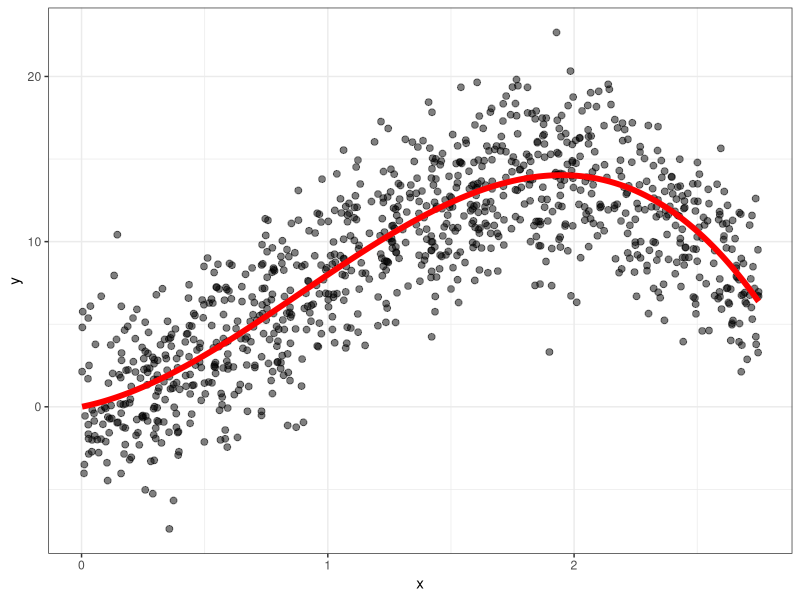
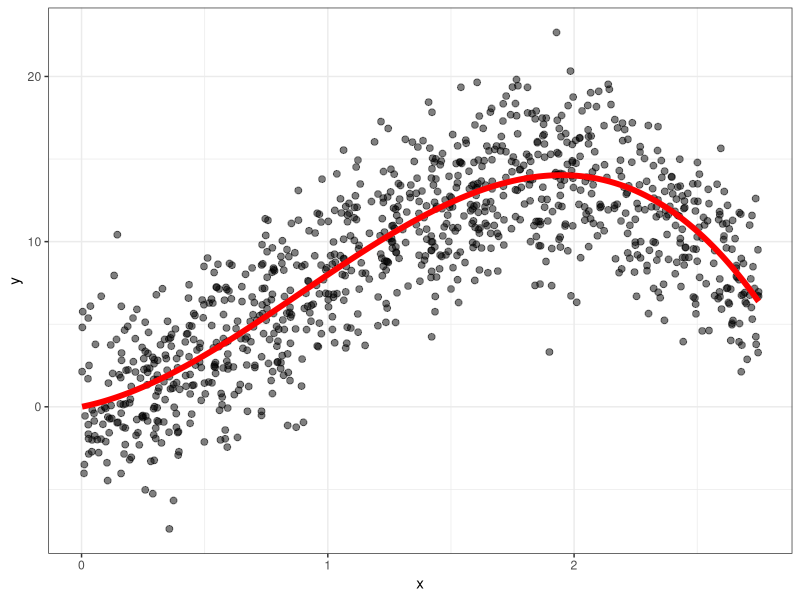
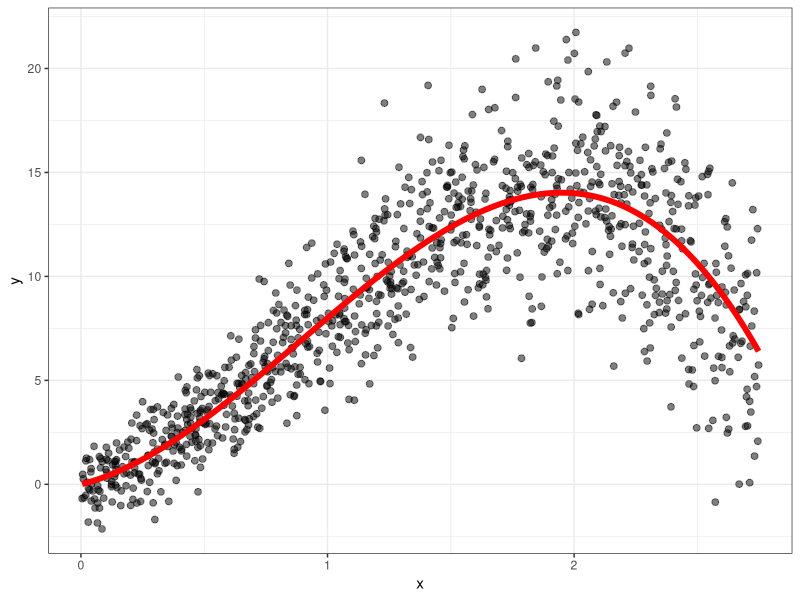
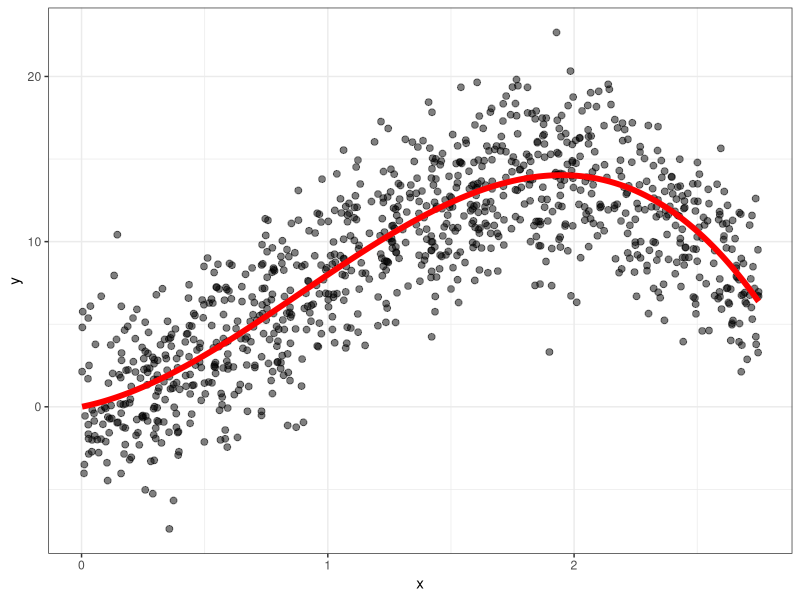
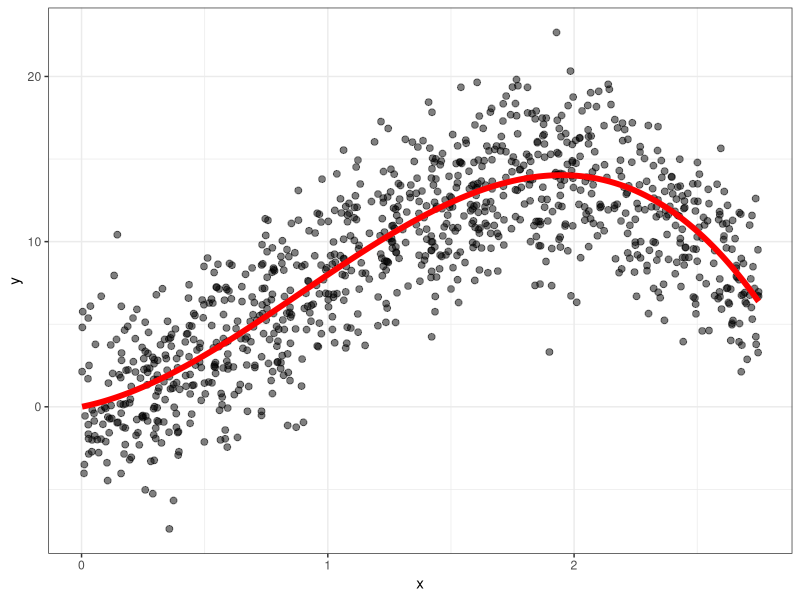
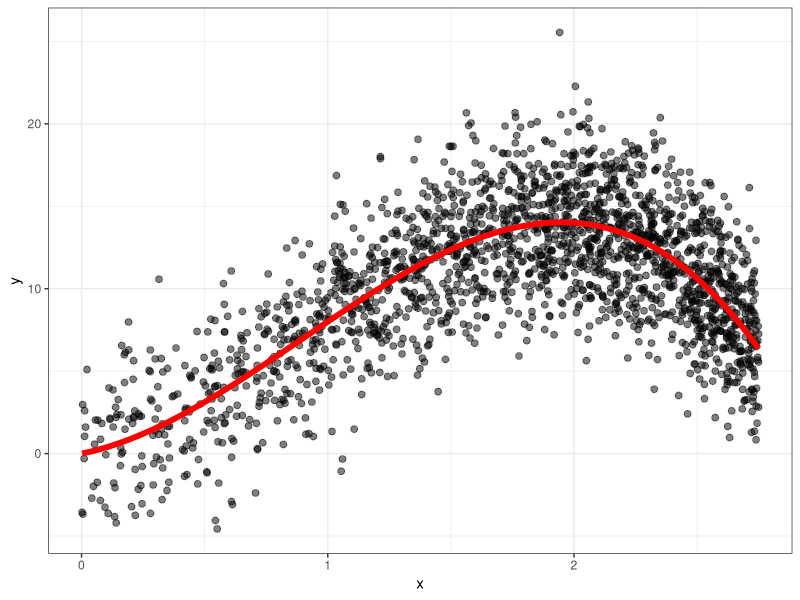
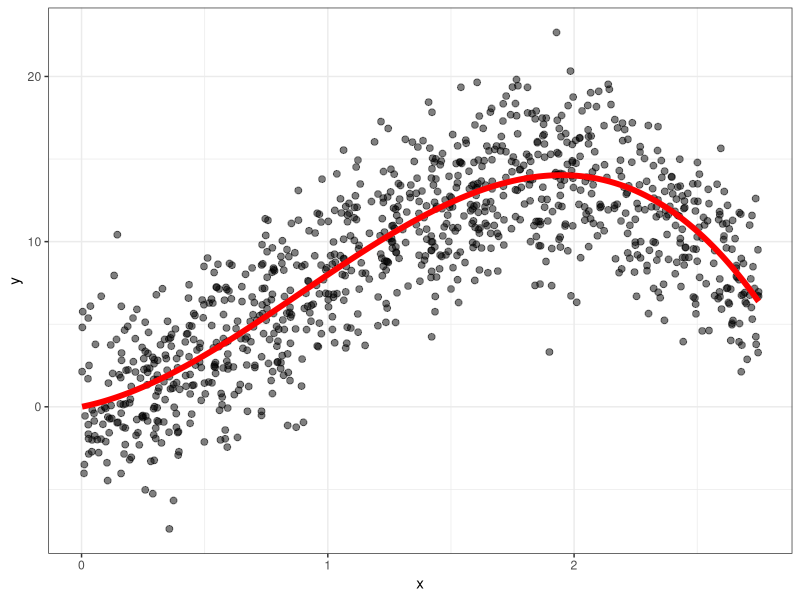
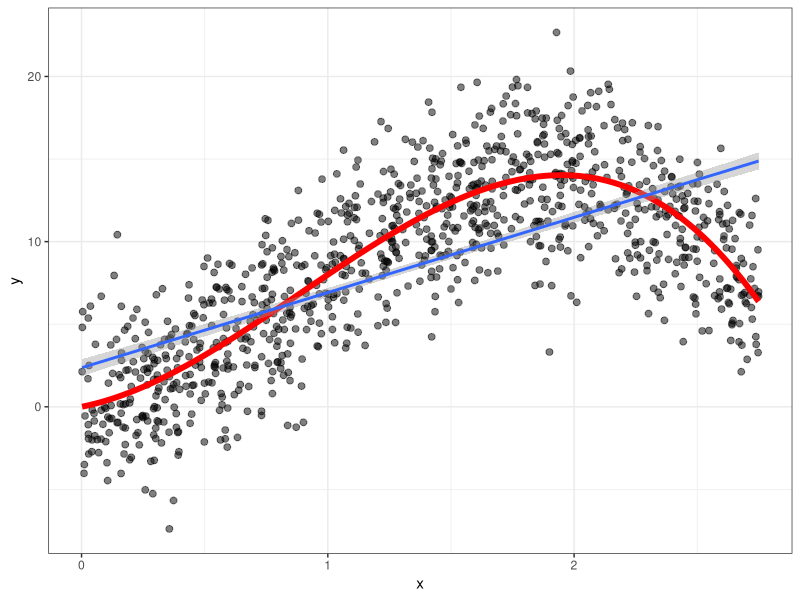

Source code (R) for these figures, in order:
## ---- chunk 1
library(tidyverse)
knitr::opts_chunk$set(fig.height=5, fig.width=8.5, fig.align="center", warning = F, message = F)
## ---- chunk 2
n <- 1000
dat <- tibble(x = runif(n, min = 0, max = 2.75)) |> 
  mutate(mu = 3*x + 8*x^2 - 3*x^3,
         y = rnorm(n, mean = mu, sd = 3))
p <- dat |> 
  ggplot(aes(x = x, y = y)) + 
  geom_point(alpha = .5, size = 2) +
  theme_bw() + 
  geom_line(aes(y = mu), col = "red", lwd = 2)
p
## ---- chunk 3
p
## ---- chunk 4
tibble(x = runif(n, min = 0, max = 2.75)) |> 
  mutate(mu = 3*x + 8*x^2 - 3*x^3,
         y = rnorm(n, mean = mu, sd = 1 + x)) |> 
  ggplot(aes(x = x, y = y)) + 
  geom_point(alpha = .5, size = 2) +
  theme_bw() + 
  geom_line(aes(y = mu), col = "red", lwd = 2)
## ---- chunk 5
p
## ---- chunk 6
p
## ---- chunk 7
n <- 5000
tibble(x = rnorm(n, mean = 3, sd = 1.5)) |> 
  mutate(mu = 3*x + 8*x^2 - 3*x^3,
         y = rnorm(n, mean = mu, sd = 3)) |> 
  filter(x > 0 & x < 2.75) |> 
  ggplot(aes(x = x, y = y)) + 
  geom_point(alpha = .5, size = 2) +
  theme_bw() + 
  geom_line(aes(y = mu), col = "red", lwd = 2)
## ---- chunk 8
p
## ---- chunk 9
head(dat, 4)
## ---- chunk 10
dat |> 
  summarize(var(y), var(y - mu), var(mu))
## ---- chunk 11
p + 
  geom_smooth(method = lm)
